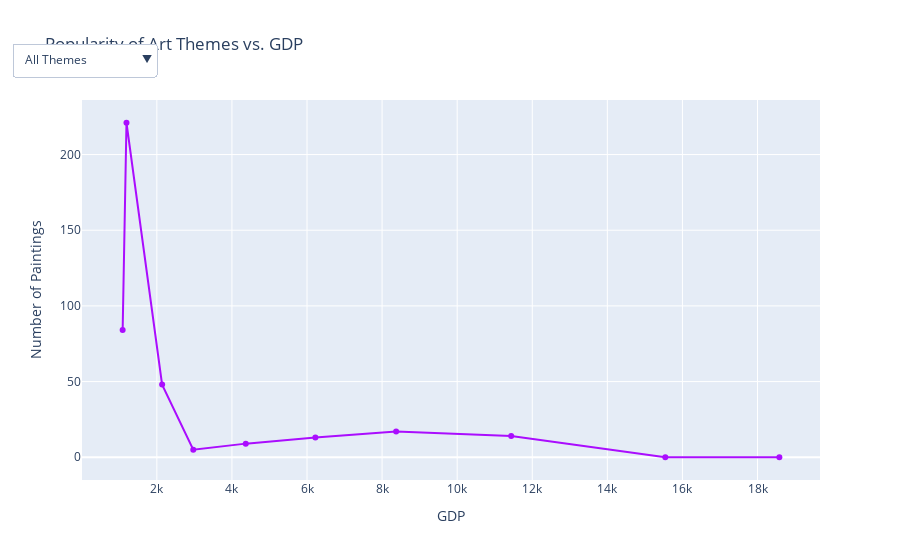

The code cell stored with this chart in its notebook:
### Markdown cell above
Below is the first version of the graph

### Code cell
import numpy as np
import plotly.graph_objects as go
import plotly.express as px  # Import for color palettes

# Example data
art_themes = art_themes_list
GDP_by_decade = GDP_list
paintings_data = array_ordered

# Get a distinct color palette (using Plotly's built-in qualitative palette)
colors = px.colors.qualitative.Alphabet  # 26 distinct colors

# If we have more themes than colors, extend the list
while len(colors) < len(art_themes):
    colors *= 2  # Duplicate the color list to ensure enough unique colors

# Initialize figure
fig = go.Figure()

# Add traces for each art theme
for i, theme in enumerate(art_themes):
    fig.add_trace(
        go.Scatter(
            x=GDP_by_decade,
            y=paintings_data[:, i],  # Extract data for each theme (column)
            name=theme,
            visible=(i == 0),  # Only the first theme is visible initially
            line=dict(color=colors[i])  # Assign a unique color
        )
    )

# Create dropdown menu options
dropdown_options = [
    {
        "label": "All Themes",
        "method": "update",
        "args": [
            {"visible": [True] * len(art_themes)},  # Show all themes
            {"title": "Popularity of All Art Themes vs. GDP"}
        ]
    }
]

# Add individual theme options
dropdown_options.extend([
    {
        "label": theme,
        "method": "update",
        "args": [
            {"visible": [j == i for j in range(len(art_themes))]},
            {"title": f"Popularity of {theme} vs. GDP"}
        ]
    }
    for i, theme in enumerate(art_themes)
])

# Add dropdown to the layout
fig.update_layout(
    updatemenus=[
        {
            "buttons": dropdown_options,
            "direction": "down",
            "showactive": True,
            "x": 0.1,
            "y": 1.15
        }
    ]
)

# Set layout title and axis labels
fig.update_layout(
    title="Popularity of Art Themes vs. GDP",
    xaxis_title="GDP",
    yaxis_title="Number of Paintings",
    xaxis=dict(showgrid=True),
    yaxis=dict(showgrid=True)
)

# Display the figure
fig.show()

### Figure 1 — Plotly figure (JSON) as saved in the notebook; plotly's stock layout.template omitted (floating-point values rounded to 4 significant figures)
{"data": [{"line": {"color": "#AA0DFE"}, "name": "Animals", "type": "scatter", "visible": true, "x": [1089, 1191, 2140, 2970, 4369, 6223, 8374, 11439, 15544, 18582, 21617], "y": [84, 221, 48, 5, 9, 13, 17, 14, 0, 0]}, {"line": {"color": "#3283FE"}, "name": "Architecture", "type": "scatter", "visible": false, "x": [1089, 1191, 2140, 2970, 4369, 6223, 8374, 11439, 15544, 18582, 21617], "y": [191, 308, 92, 8, 22, 9, 4, 12, 2, 0]}, {"line": {"color": "#85660D"}, "name": "Boats and boating", "type": "scatter", "visible": false, "x": [1089, 1191, 2140, 2970, 4369, 6223, 8374, 11439, 15544, 18582, 21617], "y": [35, 46, 18, 0, 4, 3, 1, 3, 0, 0]}, {"line": {"color": "#782AB6"}, "name": "Botanical study", "type": "scatter", "visible": false, "x": [1089, 1191, 2140, 2970, 4369, 6223, 8374, 11439, 15544, 18582, 21617], "y": [154, 269, 17, 0, 0, 0, 0, 0, 0, 0]}, {"line": {"color": "#565656"}, "name": "Children", "type": "scatter", "visible": false, "x": [1089, 1191, 2140, 2970, 4369, 6223, 8374, 11439, 15544, 18582, 21617], "y": [25, 32, 2, 2, 2, 1, 12, 7, 1, 1]}, {"line": {"color": "#1C8356"}, "name": "Cityscapes", "type": "scatter", "visible": false, "x": [1089, 1191, 2140, 2970, 4369, 6223, 8374, 11439, 15544, 18582, 21617], "y": [65, 135, 30, 0, 9, 2, 0, 0, 0, 0]}, {"line": {"color": "#16FF32"}, "name": "Clothing and dress", "type": "scatter", "visible": false, "x": [1089, 1191, 2140, 2970, 4369, 6223, 8374, 11439, 15544, 18582, 21617], "y": [48, 68, 28, 4, 3, 3, 8, 8, 1, 0]}, {"line": {"color": "#F7E1A0"}, "name": "Domestic", "type": "scatter", "visible": false, "x": [1089, 1191, 2140, 2970, 4369, 6223, 8374, 11439, 15544, 18582, 21617], "y": [62, 82, 46, 5, 13, 2, 1, 2, 0, 0]}, {"line": {"color": "#E2E2E2"}, "name": "Dress accessories", "type": "scatter", "visible": false, "x": [1089, 1191, 2140, 2970, 4369, 6223, 8374, 11439, 15544, 18582, 21617], "y": [35, 59, 14, 2, 3, 3, 8, 8, 1, 0]}, {"line": {"color": "#1CBE4F"}, "name": "Figure female", "type": "scatter", "visible": false, "x": [1089, 1191, 2140, 2970, 4369, 6223, 8374, 11439, 15544, 18582, 21617], "y": [81, 100, 29, 4, 2, 1, 1, 7, 0, 0]}, {"line": {"color": "#C4451C"}, "name": "Figure group", "type": "scatter", "visible": false, "x": [1089, 1191, 2140, 2970, 4369, 6223, 8374, 11439, 15544, 18582, 21617], "y": [141, 200, 74, 6, 12, 6, 4, 5, 2, 0]}, {"line": {"color": "#DEA0FD"}, "name": "Figure male", "type": "scatter", "visible": false, "x": [1089, 1191, 2140, 2970, 4369, 6223, 8374, 11439, 15544, 18582, 21617], "y": [53, 68, 82, 4, 8, 1, 4, 2, 1, 0]}, {"line": {"color": "#FE00FA"}, "name": "Landscapes", "type": "scatter", "visible": false, "x": [1089, 1191, 2140, 2970, 4369, 6223, 8374, 11439, 15544, 18582, 21617], "y": [251, 305, 103, 9, 24, 5, 4, 4, 1, 0]}, {"line": {"color": "#325A9B"}, "name": "Men", "type": "scatter", "visible": false, "x": [1089, 1191, 2140, 2970, 4369, 6223, 8374, 11439, 15544, 18582, 21617], "y": [81, 157, 32, 2, 9, 3, 22, 2, 3, 0]}, {"line": {"color": "#FEAF16"}, "name": "Nudity", "type": "scatter", "visible": false, "x": [1089, 1191, 2140, 2970, 4369, 6223, 8374, 11439, 15544, 18582, 21617], "y": [46, 80, 7, 1, 0, 0, 1, 1, 0, 0]}, {"line": {"color": "#F8A19F"}, "name": "Occupations", "type": "scatter", "visible": false, "x": [1089, 1191, 2140, 2970, 4369, 6223, 8374, 11439, 15544, 18582, 21617], "y": [99, 138, 85, 2, 8, 6, 2, 3, 0, 0]}, {"line": {"color": "#90AD1C"}, "name": "Portraits", "type": "scatter", "visible": false, "x": [1089, 1191, 2140, 2970, 4369, 6223, 8374, 11439, 15544, 18582, 21617], "y": [107, 169, 25, 4, 8, 6, 32, 1, 3, 1]}, {"line": {"color": "#F6222E"}, "name": "Religion", "type": "scatter", "visible": false, "x": [1089, 1191, 2140, 2970, 4369, 6223, 8374, 11439, 15544, 18582, 21617], "y": [41, 76, 14, 3, 1, 1, 1, 1, 0, 1]}, {"line": {"color": "#1CFFCE"}, "name": "Trees", "type": "scatter", "visible": false, "x": [1089, 1191, 2140, 2970, 4369, 6223, 8374, 11439, 15544, 18582, 21617], "y": [41, 65, 11, 2, 5, 3, 0, 0, 0, 0]}, {"line": {"color": "#2ED9FF"}, "name": "Women", "type": "scatter", "visible": false, "x": [1089, 1191, 2140, 2970, 4369, 6223, 8374, 11439, 15544, 18582, 21617], "y": [60, 66, 16, 2, 3, 4, 15, 3, 0, 0]}], "layout": {"title": {"text": "Popularity of Art Themes vs. GDP"}, "updatemenus": [{"buttons": [{"args": [{"visible": [true, true, true, true, true, true, true, true, true, true, true, true, true, true, true, true, true, true, true, true]}, {"title": "Popularity of All Art Themes vs. GDP"}], "label": "All Themes", "method": "update"}, {"args": [{"visible": [true, false, false, false, false, false, false, false, false, false, false, false, false, false, false, false, false, false, false, false]}, {"title": "Popularity of Animals vs. GDP"}], "label": "Animals", "method": "update"}, {"args": [{"visible": [false, true, false, false, false, false, false, false, false, false, false, false, false, false, false, false, false, false, false, false]}, {"title": "Popularity of Architecture vs. GDP"}], "label": "Architecture", "method": "update"}, {"args": [{"visible": [false, false, true, false, false, false, false, false, false, false, false, false, false, false, false, false, false, false, false, false]}, {"title": "Popularity of Boats and boating vs. GDP"}], "label": "Boats and boating", "method": "update"}, {"args": [{"visible": [false, false, false, true, false, false, false, false, false, false, false, false, false, false, false, false, false, false, false, false]}, {"title": "Popularity of Botanical study vs. GDP"}], "label": "Botanical study", "method": "update"}, {"args": [{"visible": [false, false, false, false, true, false, false, false, false, false, false, false, false, false, false, false, false, false, false, false]}, {"title": "Popularity of Children vs. GDP"}], "label": "Children", "method": "update"}, {"args": [{"visible": [false, false, false, false, false, true, false, false, false, false, false, false, false, false, false, false, false, false, false, false]}, {"title": "Popularity of Cityscapes vs. GDP"}], "label": "Cityscapes", "method": "update"}, {"args": [{"visible": [false, false, false, false, false, false, true, false, false, false, false, false, false, false, false, false, false, false, false, false]}, {"title": "Popularity of Clothing and dress vs. GDP"}], "label": "Clothing and dress", "method": "update"}, {"args": [{"visible": [false, false, false, false, false, false, false, true, false, false, false, false, false, false, false, false, false, false, false, false]}, {"title": "Popularity of Domestic vs. GDP"}], "label": "Domestic", "method": "update"}, {"args": [{"visible": [false, false, false, false, false, false, false, false, true, false, false, false, false, false, false, false, false, false, false, false]}, {"title": "Popularity of Dress accessories vs. GDP"}], "label": "Dress accessories", "method": "update"}, {"args": [{"visible": [false, false, false, false, false, false, false, false, false, true, false, false, false, false, false, false, false, false, false, false]}, {"title": "Popularity of Figure female vs. GDP"}], "label": "Figure female", "method": "update"}, {"args": [{"visible": [false, false, false, false, false, false, false, false, false, false, true, false, false, false, false, false, false, false, false, false]}, {"title": "Popularity of Figure group vs. GDP"}], "label": "Figure group", "method": "update"}, {"args": [{"visible": [false, false, false, false, false, false, false, false, false, false, false, true, false, false, false, false, false, false, false, false]}, {"title": "Popularity of Figure male vs. GDP"}], "label": "Figure male", "method": "update"}, {"args": [{"visible": [false, false, false, false, false, false, false, false, false, false, false, false, true, false, false, false, false, false, false, false]}, {"title": "Popularity of Landscapes vs. GDP"}], "label": "Landscapes", "method": "update"}, {"args": [{"visible": [false, false, false, false, false, false, false, false, false, false, false, false, false, true, false, false, false, false, false, false]}, {"title": "Popularity of Men vs. GDP"}], "label": "Men", "method": "update"}, {"args": [{"visible": [false, false, false, false, false, false, false, false, false, false, false, false, false, false, true, false, false, false, false, false]}, {"title": "Popularity of Nudity vs. GDP"}], "label": "Nudity", "method": "update"}, {"args": [{"visible": [false, false, false, false, false, false, false, false, false, false, false, false, false, false, false, true, false, false, false, false]}, {"title": "Popularity of Occupations vs. GDP"}], "label": "Occupations", "method": "update"}, {"args": [{"visible": [false, false, false, false, false, false, false, false, false, false, false, false, false, false, false, false, true, false, false, false]}, {"title": "Popularity of Portraits vs. GDP"}], "label": "Portraits", "method": "update"}, {"args": [{"visible": [false, false, false, false, false, false, false, false, false, false, false, false, false, false, false, false, false, true, false, false]}, {"title": "Popularity of Religion vs. GDP"}], "label": "Religion", "method": "update"}, {"args": [{"visible": [false, false, false, false, false, false, false, false, false, false, false, false, false, false, false, false, false, false, true, false]}, {"title": "Popularity of Trees vs. GDP"}], "label": "Trees", "method": "update"}, {"args": [{"visible": [false, false, false, false, false, false, false, false, false, false, false, false, false, false, false, false, false, false, false, true]}, {"title": "Popularity of Women vs. GDP"}], "label": "Women", "method": "update"}], "direction": "down", "showactive": true, "x": 0.1, "y": 1.15}], "xaxis": {"showgrid": true, "title": {"text": "GDP"}}, "yaxis": {"showgrid": true, "title": {"text": "Number of Paintings"}}}}
